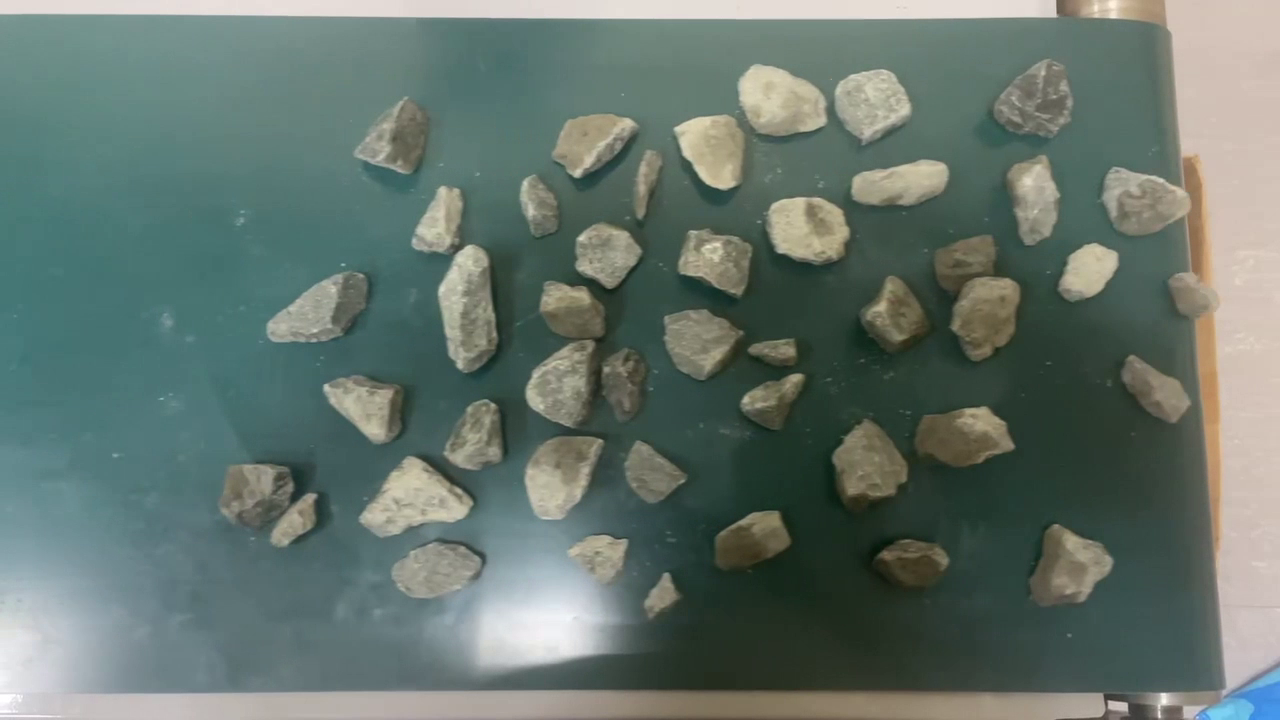
#> input picture data/000098.png, 1280 x 720 px
$ python test2.py
#> lines starting #> are read from the running program, lines starting #| are printed output that depends on the picture; after the words box and inside, x2 and y2 are one past the last pixel; in counts of white or black regions, pixels touching at a corner belong together
#> further down, img is the input picture: shape (720, 1280, 3); mean B, G, R 109, 116.8, 101.5
import cv2
import numpy as np


# Функция для обработки изменения положения трекбаров
def on_trackbar(value):
#> called with value = 0
    global img
    # Создаем копию изображения
    hsv_image = img.copy()
    # Преобразуем изображение в цветовое пространство HSV
    hsv_image = cv2.cvtColor(hsv_image, cv2.COLOR_BGR2HSV)
#> hsv_image: shape (720, 1280, 3); mean H, S, V 65.5, 58.1, 119.5

    # Определяем цветовой диапазон для поиска
    lower_color = np.array([20, 30, 210])  # Нижний порог для цвета #FFEFB1 в цветовом пространстве HSV
    upper_color = np.array([40, 50, 255])  # Верхний порог для цвета #FFEFB1 в цветовом пространстве HSV

    # Создаем маску для нахождения областей, близких к указанному цвету
    mask = cv2.inRange(hsv_image, lower_color, upper_color)
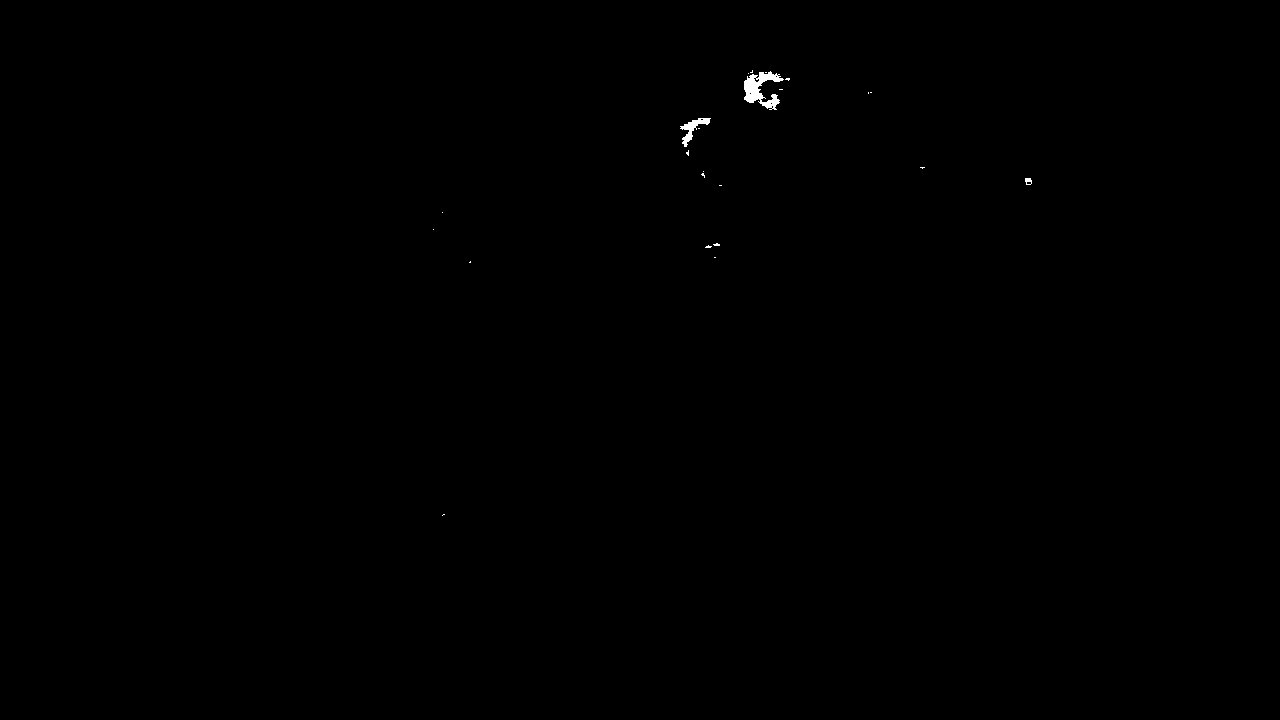
#> mask: shape (720, 1280); 0.12% white; 23 white regions (20 under 20 px)

    # Находим контуры на бинарном изображении
    contours, _ = cv2.findContours(mask, cv2.RETR_EXTERNAL, cv2.CHAIN_APPROX_SIMPLE)
#> contours = 23 contours, 20 with area under 20; largest, box (x1, y1, x2, y2) and area: (744, 71, 784, 110) 632, (680, 118, 711, 147) 232, (1025, 178, 1032, 185) 32

    # Рисуем контуры на исходном изображении
    result_image = img.copy()
    cv2.drawContours(result_image, contours, -1, (0, 255, 0), 3)
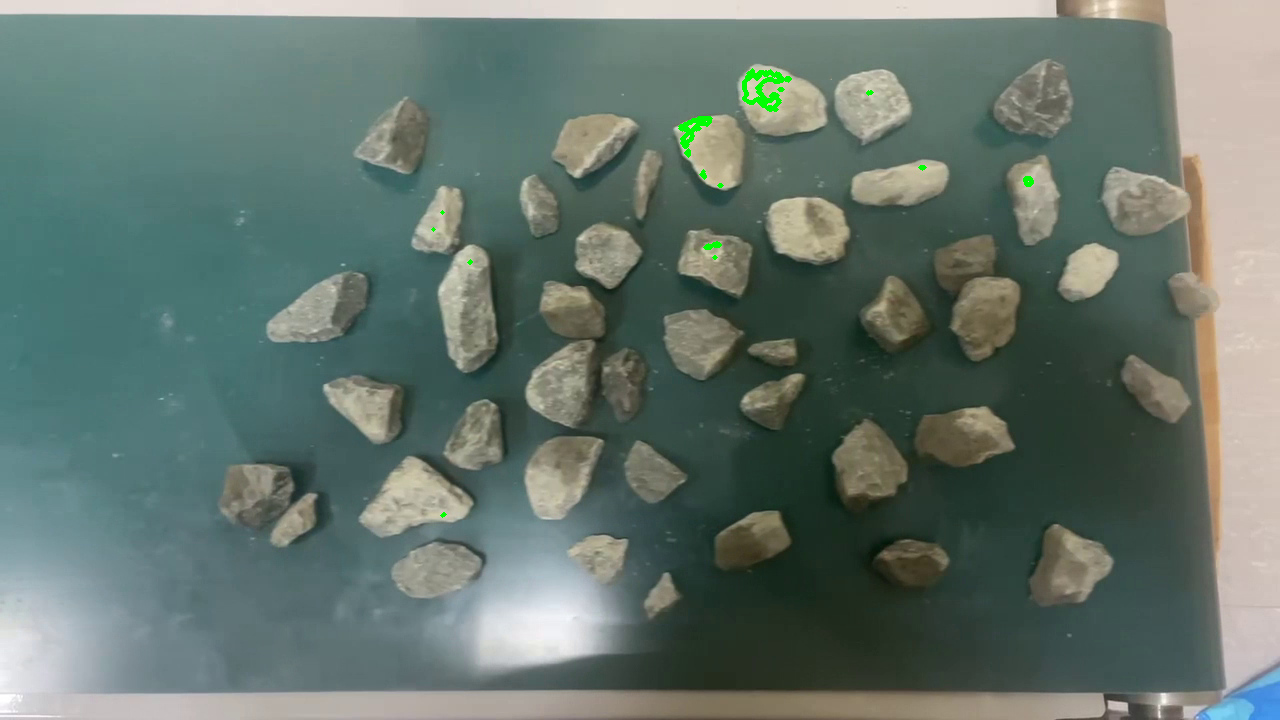
#> result_image: shape (720, 1280, 3); 0.21% of pixels changed, all inside (x1, y1, x2, y2) = (431, 68, 1034, 518)

    # Отображаем результат
    cv2.imshow('Result', result_image)


# Загружаем изображение
img = cv2.imread('data/000098.png')

# Создаем окно для отображения результатов
cv2.namedWindow('Result')

# Устанавливаем начальные значения трекбаров

# Вызываем обработчик событий, чтобы обновить изображение
on_trackbar(0)

# Ожидаем нажатие клавиши для завершения программы
cv2.waitKey(0)
cv2.destroyAllWindows()
